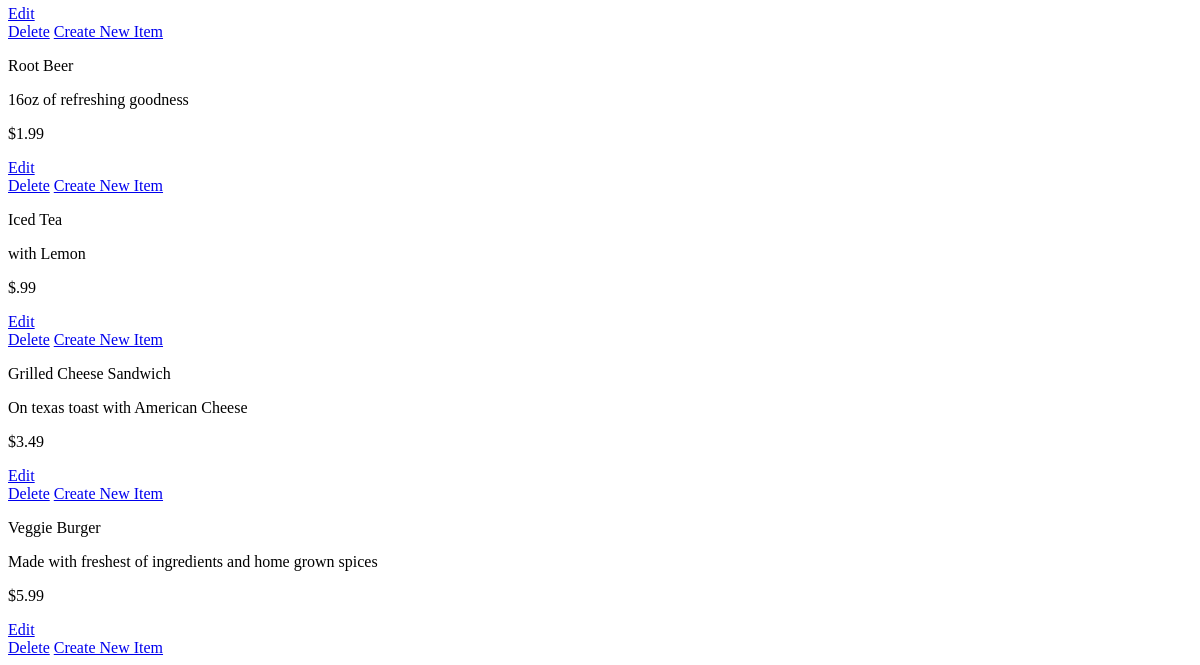
Page /restaurants/4/ (lower part) on the earlier database version.
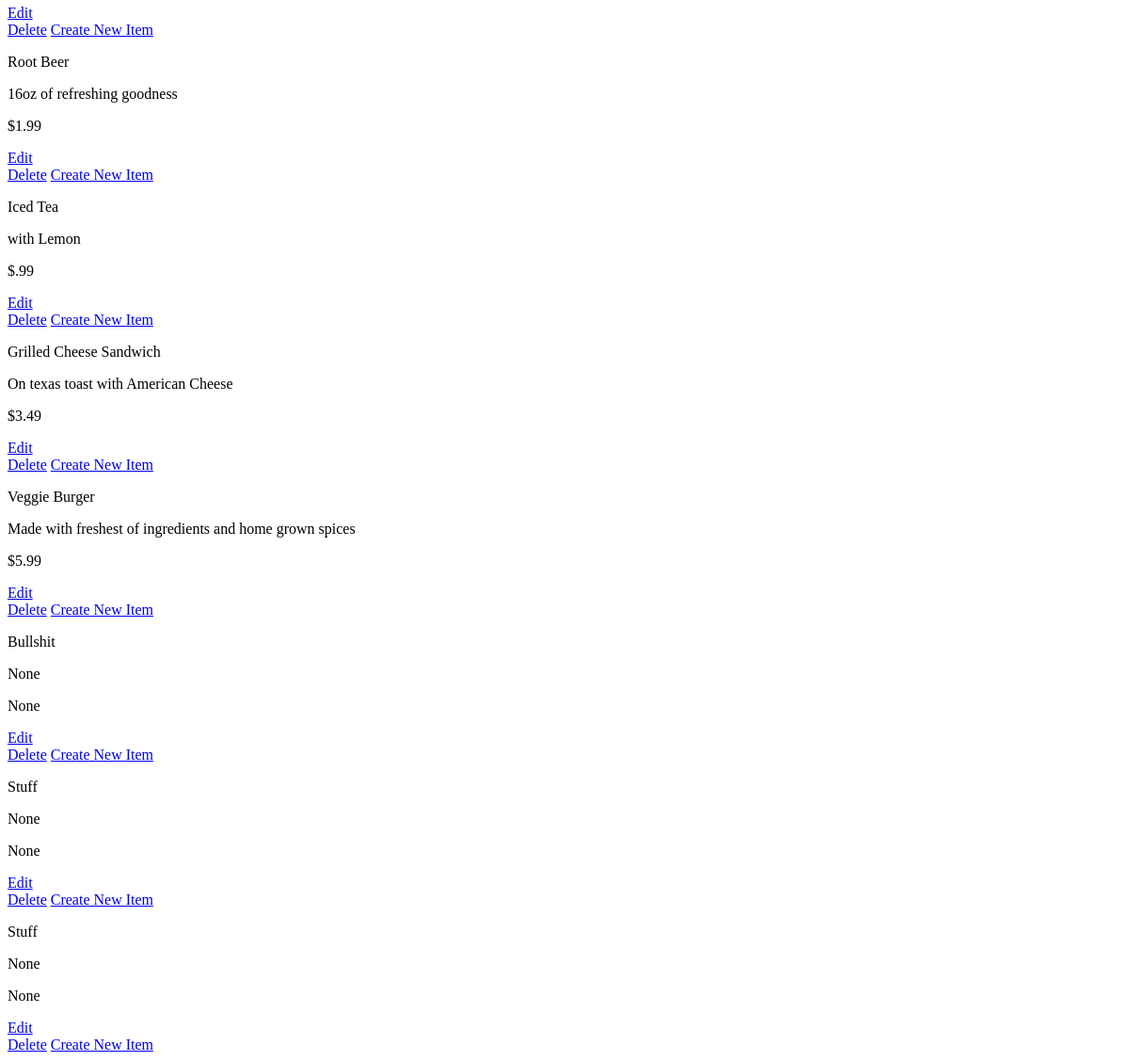
Same page on the later database version.
### database_setup.py (models this page shows, shortened)
class MenuItem(Base):
    __tablename__ = 'menu_item'
    name = Column(String(80), nullable = False)
    id = Column(Integer, primary_key = True)
    course = Column(String(250))
    price = Column(String(8))
    description = Column(String(250))
    restaurant_id = Column(Integer, ForeignKey('restaurant.id'))  # You want to reference the column from restaurant table so it should have been restaurant.id whereas your code had restaurant_id which is not recognized
    restaurant = relationship(Restaurant)

### project.py (the view)
@app.route('/')
@app.route('/restaurants/<int:restaurant_id>/')
def restaurantMenu(restaurant_id):
    restaurant = session.query(Restaurant).filter_by(id=restaurant_id).one()
    items = session.query(MenuItem).filter_by(restaurant_id=restaurant.id).all()
    return render_template('menu.html', restaurant=restaurant, items=items)

### templates/menu.html (shortened to what this page needs)
<html>
<body>
{% for i in items %}
<div>
<p>{{i.name}}</p>
<p>{{i.description}}</p>
<p> {{i.price}} </p>
<a href='{{url_for('editMenuItem', restaurant_id = restaurant.id, menu_id = i.id) }}'>Edit</a>
<a href = '{{url_for('deleteMenuItem', restaurant_id = restaurant.id, menu_id = i.id ) }}'>Delete</a>
<a href = '{{url_for('newMenuItem', restaurant_id = restaurant.id) }}'>
Create New Item</a>
</div>
{% endfor %}
</body>
</html>

Differences in the rows shown:
added MenuItem: name "Bullshit", description "None", price "None"
added MenuItem: name "Stuff", description "None", price "None"
added MenuItem: name "Stuff", description "None", price "None"
